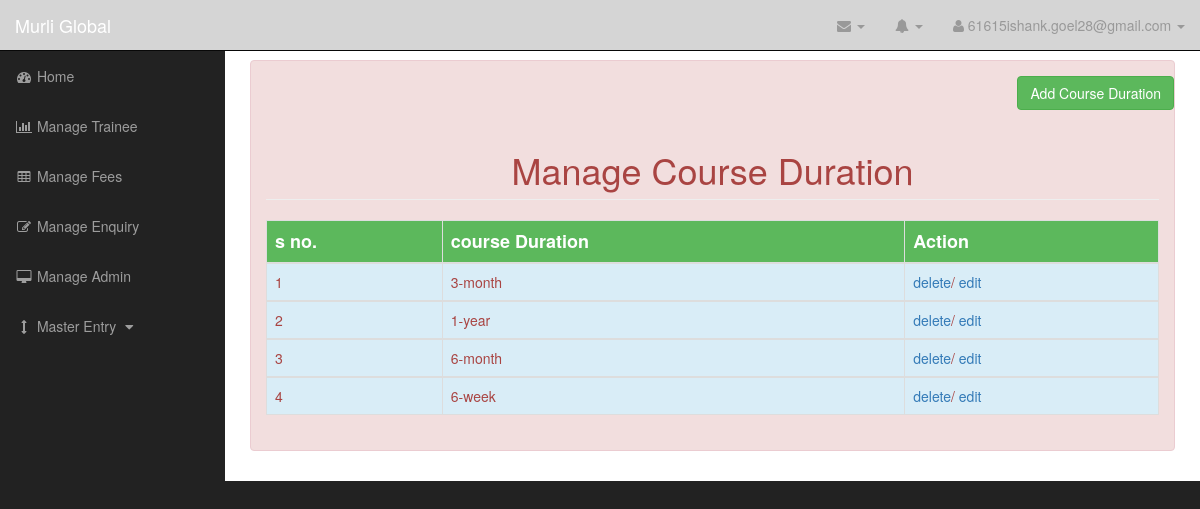
/main_project/display_duration.php (signed in), run on the app's committed database.
### tables this page shows
CREATE TABLE IF NOT EXISTS `tbl_duration` (
  `id` int(11) NOT NULL AUTO_INCREMENT,
  `course_duration` varchar(123) NOT NULL,
  PRIMARY KEY (`id`)
);

### main_project/display_duration.php (the view, shortened to what this page needs)
<!DOCTYPE html>
<html lang="en">
<head>
    <link href="css/bootstrap.min.css" rel="stylesheet">
    <link href="css/sb-admin.css" rel="stylesheet">
    <link href="font-awesome/css/font-awesome.min.css" rel="stylesheet" type="text/css">
</head>
<body>
    <div id="wrapper">
        <nav class="navbar navbar-inverse navbar-fixed-top" role="navigation">
<?php
include 'header.php';
?>
<?php
include 'slidemenu.php';
?>
        </nav>
        <div id="page-wrapper">
            <div class="container-fluid">
<div class="alert alert-danger">
                <div class="row">
					<div style='float:right;'>
					<a href="add_duration.php">
					<button type="button" class="btn btn-success">Add Course Duration</button>
					</a>
					</div>
                    <div class="col-lg-12">
                        <h1 class="page-header" align="center">
							Manage Course Duration
                        </h1>
                    </div>
                </div>
				<form method="post">
								<div class="table-responsive">
                            <table class="table table-bordered table-hover table-striped">
                                <thead>
                                    <tr class="btn-lg btn-success">
										<th>s no.</th>
                                        <th> course Duration</th>
                                        <th>Action</th>
												<?php
													$query="select * from tbl_duration";
													$row=mysql_query($query);
													$count=1;
													while($data=mysql_fetch_array($row))
													{
												?>
                                    </tr>
                                </thead>
                                <tbody>
                                    <tr class="info">
										<td><?php echo $count ?></td>
                                        <td><?php echo $data["course_duration"];?></td>
                                        <td><a href="delete_duration.php?xyz=<?php echo $data['id'];?>">delete</a>/
											<a href="edit_duration.php?edi=<?php echo $data['id'];?>"> edit</a></td>
                                    </tr>
                                </tbody>
												<?php
													$count++;
													}
												?>
                            </table>
                        </div>
				</form>
</div>
            </div>
        </div>
    </div>
</body>
</html>

### main_project/css/sb-admin.css (style rules this page uses)
body { margin-top: 100px; background-color: #222; }
@media (min-width:768px) { body { margin-top: 50px; } }
#wrapper { padding-left: 0; }
#page-wrapper { width: 100%; padding: 0; background-color: #fff; }
@media (min-width:768px) { #wrapper { padding-left: 225px; } }
@media (min-width:768px) { #page-wrapper { padding: 10px; } }

### data on the page
tbl_duration: course_duration "3-month"
tbl_duration: course_duration "1-year"
tbl_duration: course_duration "6-month"
tbl_duration: course_duration "6-week"

### other printed values
$abc "61615ishank.goel28@gmail.com"
